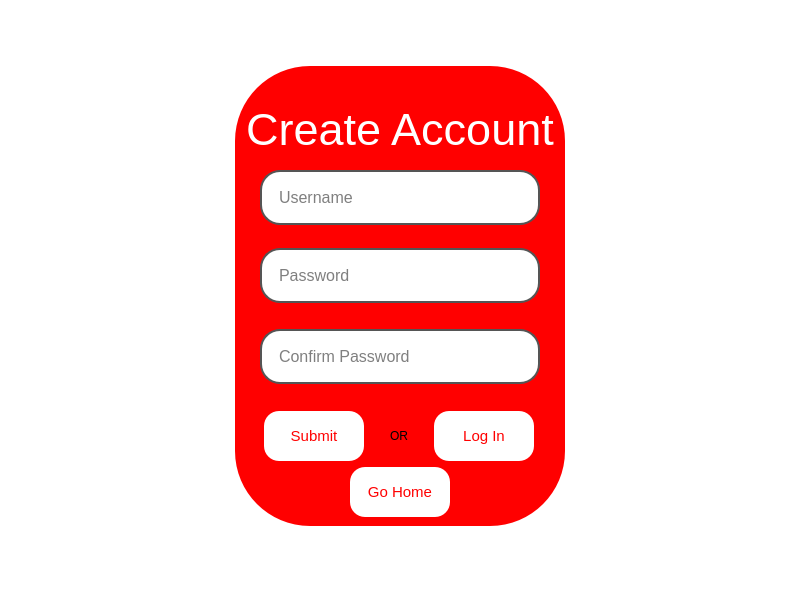
<?xml version="1.0" encoding="UTF-8"?>
<ui version="4.0">
 <class>Form</class>
 <widget class="QWidget" name="Form">
  <property name="geometry">
   <rect>
    <x>0</x>
    <y>0</y>
    <width>800</width>
    <height>593</height>
   </rect>
  </property>
  <property name="windowTitle">
   <string>Form</string>
  </property>
  <property name="styleSheet">
   <string notr="true">background-color: white;</string>
  </property>
  <layout class="QHBoxLayout" name="horizontalLayout">
   <item>
    <widget class="QWidget" name="widget" native="true">
     <property name="sizePolicy">
      <sizepolicy hsizetype="Maximum" vsizetype="Maximum">
       <horstretch>0</horstretch>
       <verstretch>0</verstretch>
      </sizepolicy>
     </property>
     <property name="minimumSize">
      <size>
       <width>330</width>
       <height>460</height>
      </size>
     </property>
     <property name="styleSheet">
      <string notr="true">background-color: rgb(255,0,0);
border-radius: 75px;
</string>
     </property>
     <layout class="QVBoxLayout" name="verticalLayout">
      <item>
       <spacer name="verticalSpacer_5">
        <property name="orientation">
         <enum>Qt::Orientation::Vertical</enum>
        </property>
        <property name="sizeHint" stdset="0">
         <size>
          <width>20</width>
          <height>12</height>
         </size>
        </property>
       </spacer>
      </item>
      <item>
       <widget class="QLabel" name="label">
        <property name="minimumSize">
         <size>
          <width>0</width>
          <height>69</height>
         </size>
        </property>
        <property name="styleSheet">
         <string notr="true">background: transparent;
color: white;
font-size: 45px;

</string>
        </property>
        <property name="text">
         <string>Create Account</string>
        </property>
        <property name="alignment">
         <set>Qt::AlignmentFlag::AlignCenter</set>
        </property>
       </widget>
      </item>
      <item>
       <layout class="QHBoxLayout" name="horizontalLayout_4">
        <item>
         <widget class="QLineEdit" name="username">
          <property name="sizePolicy">
           <sizepolicy hsizetype="Maximum" vsizetype="Fixed">
            <horstretch>0</horstretch>
            <verstretch>0</verstretch>
           </sizepolicy>
          </property>
          <property name="minimumSize">
           <size>
            <width>280</width>
            <height>0</height>
           </size>
          </property>
          <property name="styleSheet">
           <string notr="true">QLineEdit {
	padding: 15px 15px;
	font-size: 16px;
	border: 2px solid #555;
	border-radius: 20px;
	background-color: rgb(255,255,255);
	color: black;
}</string>
          </property>
          <property name="placeholderText">
           <string>Username</string>
          </property>
         </widget>
        </item>
       </layout>
      </item>
      <item>
       <spacer name="verticalSpacer_2">
        <property name="orientation">
         <enum>Qt::Orientation::Vertical</enum>
        </property>
        <property name="sizeType">
         <enum>QSizePolicy::Policy::Maximum</enum>
        </property>
        <property name="sizeHint" stdset="0">
         <size>
          <width>20</width>
          <height>17</height>
         </size>
        </property>
       </spacer>
      </item>
      <item>
       <layout class="QHBoxLayout" name="horizontalLayout_6">
        <item>
         <widget class="QLineEdit" name="password">
          <property name="sizePolicy">
           <sizepolicy hsizetype="Maximum" vsizetype="Fixed">
            <horstretch>0</horstretch>
            <verstretch>0</verstretch>
           </sizepolicy>
          </property>
          <property name="minimumSize">
           <size>
            <width>280</width>
            <height>0</height>
           </size>
          </property>
          <property name="styleSheet">
           <string notr="true">QLineEdit {
	padding: 15px 15px;
	font-size: 16px;
	border: 2px solid #555;
	border-radius: 20px;
	background-color: rgb(255,255,255);
	color: black;
}</string>
          </property>
          <property name="placeholderText">
           <string>Password</string>
          </property>
         </widget>
        </item>
       </layout>
      </item>
      <item>
       <spacer name="verticalSpacer_3">
        <property name="orientation">
         <enum>Qt::Orientation::Vertical</enum>
        </property>
        <property name="sizeHint" stdset="0">
         <size>
          <width>20</width>
          <height>17</height>
         </size>
        </property>
       </spacer>
      </item>
      <item>
       <layout class="QHBoxLayout" name="horizontalLayout_7">
        <item>
         <widget class="QLineEdit" name="confirm_password">
          <property name="sizePolicy">
           <sizepolicy hsizetype="Maximum" vsizetype="Fixed">
            <horstretch>0</horstretch>
            <verstretch>0</verstretch>
           </sizepolicy>
          </property>
          <property name="minimumSize">
           <size>
            <width>280</width>
            <height>0</height>
           </size>
          </property>
          <property name="styleSheet">
           <string notr="true">QLineEdit {
	padding: 15px 15px;
	font-size: 16px;
	border: 2px solid #555;
	border-radius: 20px;
	background-color: rgb(255,255,255);
	color: black;
}</string>
          </property>
          <property name="placeholderText">
           <string>Confirm Password</string>
          </property>
         </widget>
        </item>
       </layout>
      </item>
      <item>
       <spacer name="verticalSpacer_4">
        <property name="orientation">
         <enum>Qt::Orientation::Vertical</enum>
        </property>
        <property name="sizeHint" stdset="0">
         <size>
          <width>20</width>
          <height>21</height>
         </size>
        </property>
       </spacer>
      </item>
      <item>
       <layout class="QHBoxLayout" name="horizontalLayout_2">
        <item>
         <widget class="QPushButton" name="submit_button">
          <property name="sizePolicy">
           <sizepolicy hsizetype="Fixed" vsizetype="Fixed">
            <horstretch>0</horstretch>
            <verstretch>0</verstretch>
           </sizepolicy>
          </property>
          <property name="minimumSize">
           <size>
            <width>100</width>
            <height>50</height>
           </size>
          </property>
          <property name="styleSheet">
           <string notr="true">QPushButton {
	background-color: white;
	color: red;
	font-size: 15px;
	border-radius: 15px;
}

QPushButton:hover {
	background-color: black;
	color: white;
}</string>
          </property>
          <property name="text">
           <string>Submit</string>
          </property>
         </widget>
        </item>
        <item>
         <widget class="QLabel" name="label_2">
          <property name="sizePolicy">
           <sizepolicy hsizetype="Maximum" vsizetype="Maximum">
            <horstretch>0</horstretch>
            <verstretch>0</verstretch>
           </sizepolicy>
          </property>
          <property name="text">
           <string>OR</string>
          </property>
         </widget>
        </item>
        <item>
         <widget class="QPushButton" name="login_button">
          <property name="sizePolicy">
           <sizepolicy hsizetype="Fixed" vsizetype="Fixed">
            <horstretch>0</horstretch>
            <verstretch>0</verstretch>
           </sizepolicy>
          </property>
          <property name="minimumSize">
           <size>
            <width>100</width>
            <height>50</height>
           </size>
          </property>
          <property name="styleSheet">
           <string notr="true">QPushButton {
	background-color: white;
	color: red;
	font-size: 15px;
	border-radius: 15px;
}

QPushButton:hover {
	background-color: black;
	color: white;
}</string>
          </property>
          <property name="text">
           <string>Log In</string>
          </property>
         </widget>
        </item>
       </layout>
      </item>
      <item>
       <layout class="QHBoxLayout" name="horizontalLayout_3">
        <item>
         <widget class="QPushButton" name="back_button">
          <property name="sizePolicy">
           <sizepolicy hsizetype="Fixed" vsizetype="Fixed">
            <horstretch>0</horstretch>
            <verstretch>0</verstretch>
           </sizepolicy>
          </property>
          <property name="minimumSize">
           <size>
            <width>100</width>
            <height>50</height>
           </size>
          </property>
          <property name="styleSheet">
           <string notr="true">QPushButton {
	background-color: white;
	color: red;
	font-size: 15px;
	border-radius: 15px;
}

QPushButton:hover {
	background-color: black;
	color: white;
}</string>
          </property>
          <property name="text">
           <string>Go Home</string>
          </property>
         </widget>
        </item>
       </layout>
      </item>
     </layout>
    </widget>
   </item>
  </layout>
 </widget>
 <resources/>
 <connections/>
</ui>
